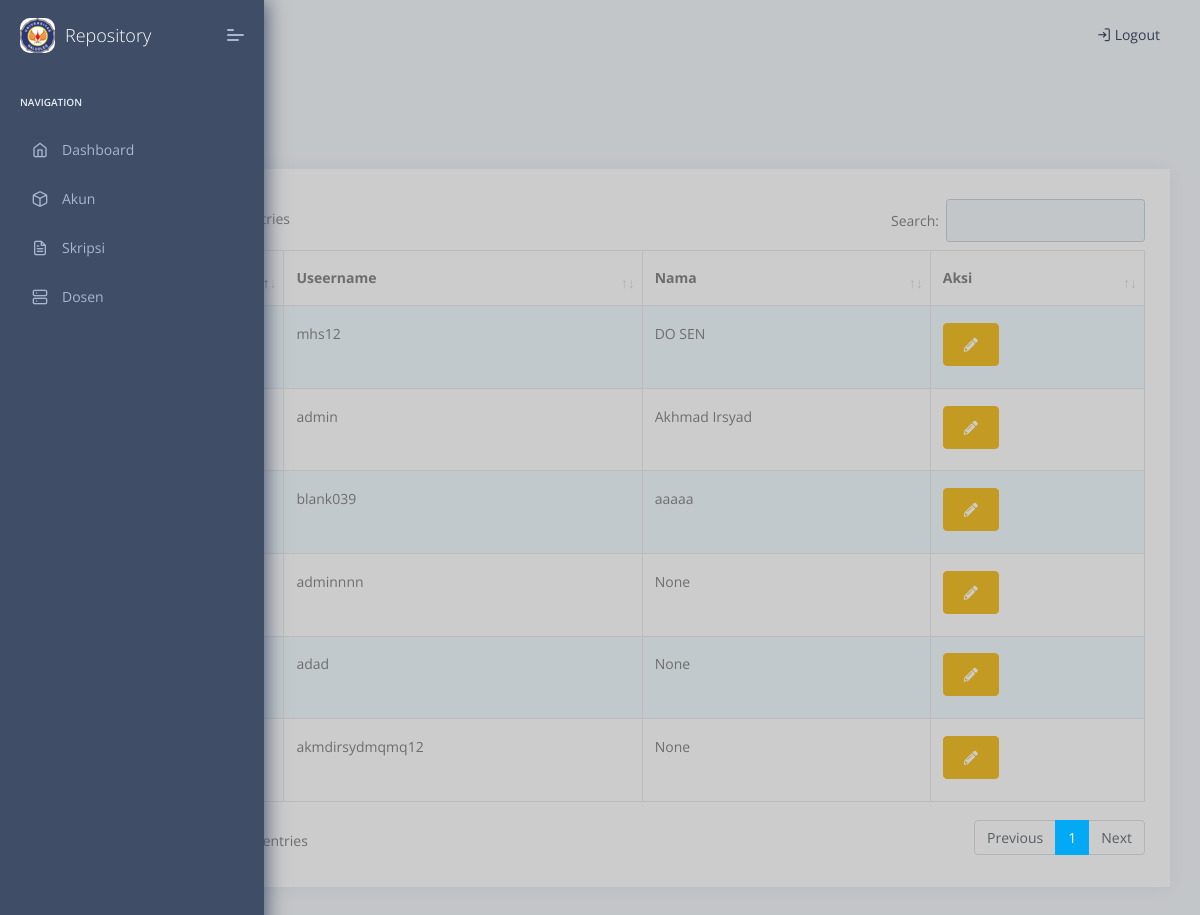
Screenshot of /dosen/ (signed in) with the database file from the repository.
### web/models.py (models this page shows, shortened)
class dosen(models.Model):
    nama = models.CharField(max_length=50, blank=True, null=True)
    username = models.OneToOneField(User, on_delete=models.CASCADE,  unique=True)
    id_jurusan = models.ForeignKey(
        jurusan, on_delete=models.DO_NOTHING, blank=True, null=True)

class User(AbstractUser):
    USER_TYPE_CHOICES = (
        (1, 'Mahasiswa'),
        (2, 'Dosen'),
        (3, 'Admin'),
    )
    user_type = models.PositiveIntegerField(choices=USER_TYPE_CHOICES, default=1)
    __original_mode = None
    def __init__(self, *args, **kwargs):
        super(User, self).__init__(*args, **kwargs)
        self.__original_mode = self.user_type

### web/views.py (the view)
# urls.py: path('dosen/', views.list_dosen, name='dosen'),
@login_required
@admin_required
def list_dosen(request):
    Data_dosen = dosen.objects.all()
    context = {
        'rows': Data_dosen,
    }
    return render(request, 'web/dosen.html', context)

### templates/web/dosen.html (shortened to what this page needs)
{% extends 'web/base.html' %}
{% load static %}
{% block body %}
                    <div class="page-header">
                        <div class="page-block">
                            <div class="row align-items-center">
                                <div class="col-md-12">
                                    <div class="page-header-title">
                                        <h5 class="m-b-10">Dosen</h5>
                                    </div>
                                    <ul class="breadcrumb">
                                        <li class="breadcrumb-item"><a href="{% url 'index' %}"></a></li>
                                        <li class="breadcrumb-item"><a href="{% url 'dosen' %}">Dosen</a></li>
                                    </ul>
                                </div>
                            </div>
                        </div>
                    </div>
                    <div class="main-body">
                        <div class="page-wrapper">
                            <div class="row">
                                <div class="col-sm-12">
                                    <div class="card">
                                        <div class="card-block">
                                        <div class="table-responsive">
                                            <table id="example" class="table table-striped table-bordered">
                                    <thead>
                                        <tr>
                                            <th>No</th>
                                            <th>Useername</th>
                                            <th>Nama</th>
                                            <th>Aksi</th>
                                        </tr>
                                    </thead>
                                    <tbody>
                                        {% for row in rows %}
                                            <tr>
                                                <td>{{ forloop.counter }}</td>
                                                <td>{{ row.username.username }}</td>
                                                <td>{{ row.nama }}</td>
                                                <td>
                                                    <button type="button" id="update-dosen" class="bs-modal update-dosen btn btn-sm btn-warning" data-form-url="{% url 'update_dosen' row.pk %}">
                                                        <span class="fa fa-pencil-alt"></span>
                                                    </button>
                                                </td>
                                            </tr>
                                        {% endfor %}
                                    </tbody>
                                </table>
                                </div>
                                        </div>
                                    </div>
                                </div>
                            </div>
{% endblock %}

### rows the page displays
dosen: username.username "mhs12", nama "DO SEN"
dosen: username.username "admin", nama "Akhmad Irsyad"
dosen: username.username "blank039", nama "aaaaa"
dosen: username.username "adminnnn", nama "None"
dosen: username.username "adad", nama "None"
dosen: username.username "akmdirsydmqmq12", nama "None"
